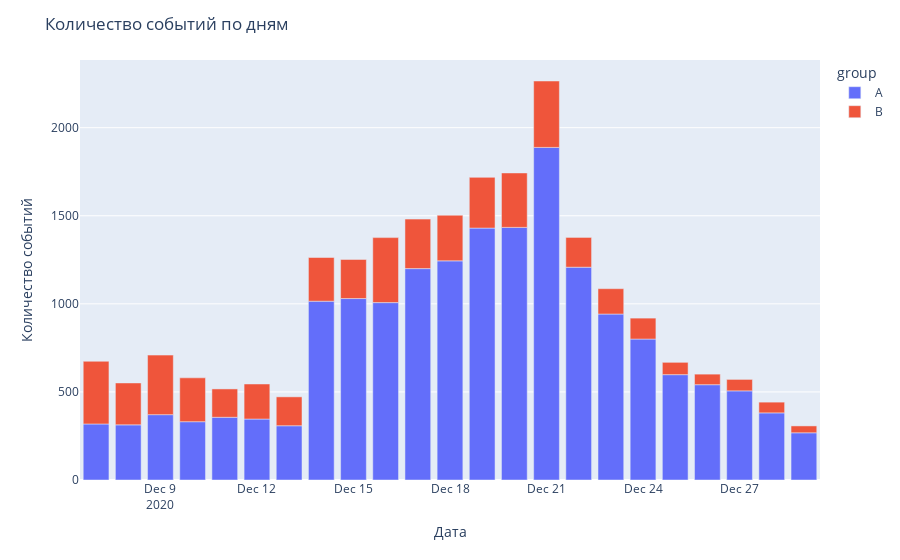

Notebook cell for this chart:
### Markdown cell above
### Как число событий в выборках распределено по дням?

### Code cell
events_per_days = ab_test.groupby(['group', 'event_date'], as_index=False).agg({'event_name': 'count'})
fig = px.bar(events_per_days, x='event_date', y='event_name', color='group')
fig.update_layout(title='Количество событий по дням',
                   xaxis_title='Дата',
                   yaxis_title='Количество событий')
fig.show()

### Figure 1 — Plotly figure (JSON) as saved in the notebook; plotly's stock layout.template omitted (floating-point values rounded to 4 significant figures)
{"data": [{"alignmentgroup": "True", "hovertemplate": "group=A<br>event_date=%{x}<br>event_name=%{y}<extra></extra>", "legendgroup": "A", "marker": {"color": "#636efa", "pattern": {"shape": ""}}, "name": "A", "offsetgroup": "A", "orientation": "v", "showlegend": true, "textposition": "auto", "type": "bar", "x": ["2020-12-07", "2020-12-08", "2020-12-09", "2020-12-10", "2020-12-11", "2020-12-12", "2020-12-13", "2020-12-14", "2020-12-15", "2020-12-16", "2020-12-17", "2020-12-18", "2020-12-19", "2020-12-20", "2020-12-21", "2020-12-22", "2020-12-23", "2020-12-24", "2020-12-25", "2020-12-26", "2020-12-27", "2020-12-28", "2020-12-29"], "xaxis": "x", "y": [318, 313, 371, 331, 356, 346, 308, 1015, 1030, 1007, 1200, 1244, 1430, 1434, 1888, 1208, 942, 800, 598, 541, 506, 381, 268], "yaxis": "y"}, {"alignmentgroup": "True", "hovertemplate": "group=B<br>event_date=%{x}<br>event_name=%{y}<extra></extra>", "legendgroup": "B", "marker": {"color": "#EF553B", "pattern": {"shape": ""}}, "name": "B", "offsetgroup": "B", "orientation": "v", "showlegend": true, "textposition": "auto", "type": "bar", "x": ["2020-12-07", "2020-12-08", "2020-12-09", "2020-12-10", "2020-12-11", "2020-12-12", "2020-12-13", "2020-12-14", "2020-12-15", "2020-12-16", "2020-12-17", "2020-12-18", "2020-12-19", "2020-12-20", "2020-12-21", "2020-12-22", "2020-12-23", "2020-12-24", "2020-12-25", "2020-12-26", "2020-12-27", "2020-12-28", "2020-12-29"], "xaxis": "x", "y": [356, 238, 338, 249, 161, 199, 164, 248, 222, 369, 281, 259, 288, 309, 377, 169, 144, 119, 70, 60, 65, 61, 39], "yaxis": "y"}], "layout": {"barmode": "relative", "legend": {"title": {"text": "group"}, "tracegroupgap": 0}, "margin": {"t": 60}, "title": {"text": "Количество событий по дням"}, "xaxis": {"anchor": "y", "domain": [0, 1], "title": {"text": "Дата"}}, "yaxis": {"anchor": "x", "domain": [0, 1], "title": {"text": "Количество событий"}}}}
